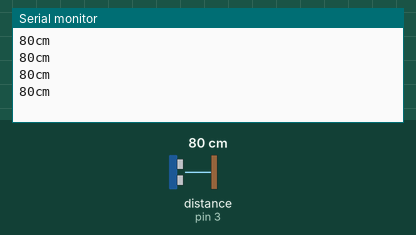
A sketch run on a simulated Arduino Uno, built with avr-gcc and run on an emulated ATmega328P. Parts: the last lines printed to the serial monitor. Wiring (inferred from the names in the program): ultrasonic range finder: trigger pin 2; echo pin 3. Inputs (shaded band) come from the test bench; at power-on: distance to the obstacle (sensor on pin 3) 80 cm. The echo pulse lasts 58.3 µs per cm.

Above: at 1.2 s.
1.3 s: distance to the obstacle (sensor on pin 3) set to 2 cm
At 1.73 s:
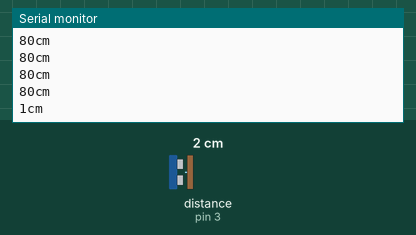
2.8 s: distance to the obstacle (sensor on pin 3) set to 4 cm
At 2.94 s:
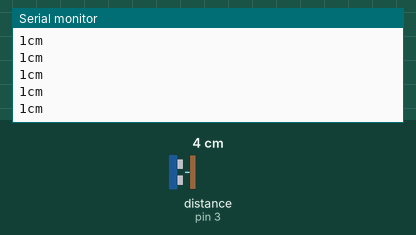
Timing chart, 0 to 5.8 s (numbered marks = the images above; inputs shaded):
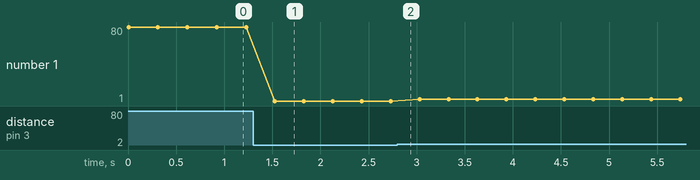

The sketch:

UltraSoundTest.ino
```cpp
void setup() {
  // put your setup code here, to run once:
  Serial.begin(9600);
  pinMode(2,OUTPUT);  // 센서 Trig 핀
  pinMode(3,INPUT);   // 센서 Echo 핀
  pinMode(5,OUTPUT);  // 센서 Trig 핀
  pinMode(6,INPUT);   // 센서 Echo 핀
  pinMode(8,OUTPUT);  // 센서 Trig 핀
  pinMode(9,INPUT);   // 센서 Echo 핀
}

void loop() {
  // put your main code here, to run repeatedly:
  int duration, cm;

  digitalWrite(2,HIGH);   // 센서에 Trig 신호 입력
  delayMicroseconds(10);  // 10us 정도 유지
  digitalWrite(2,LOW);    // Trig 신호 off

  duration = pulseIn(3, HIGH);  // Echo pin: HIGH->Low 간격을 측정
  cm = microsecondsToCentimeters(duration);  // 거리(cm)로 변환

  Serial.print(cm);
  Serial.println("cm");

  delay(300);  // 0.3초 대기 후 다시 측정
}

int microsecondsToCentimeters(int microseconds)
{
  return microseconds/29/2;
}
```

Measured:
- after the input at 1.3 s, the serial monitor: prints a new line after 0.23 s (image 1)
- plotted number 1: 80 → 1 after the input at 1.3 s, 1 → 3 after the input at 2.8 s
